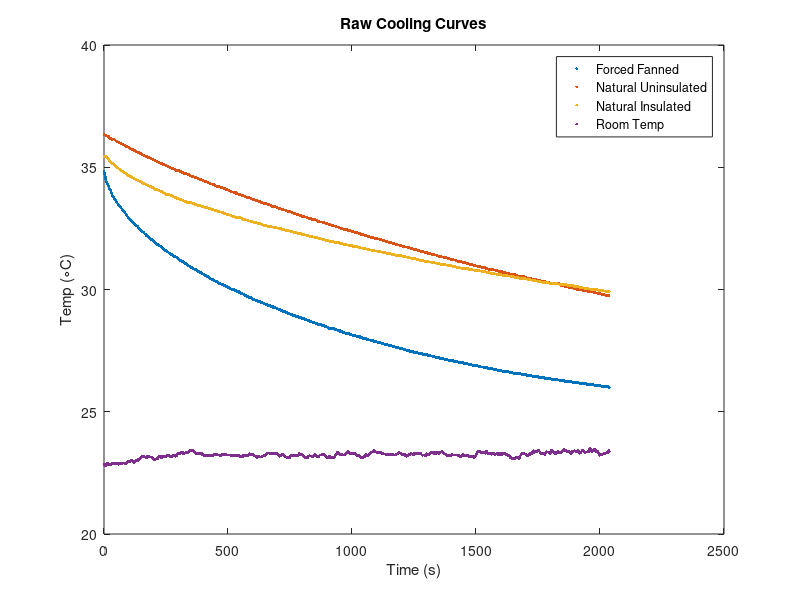
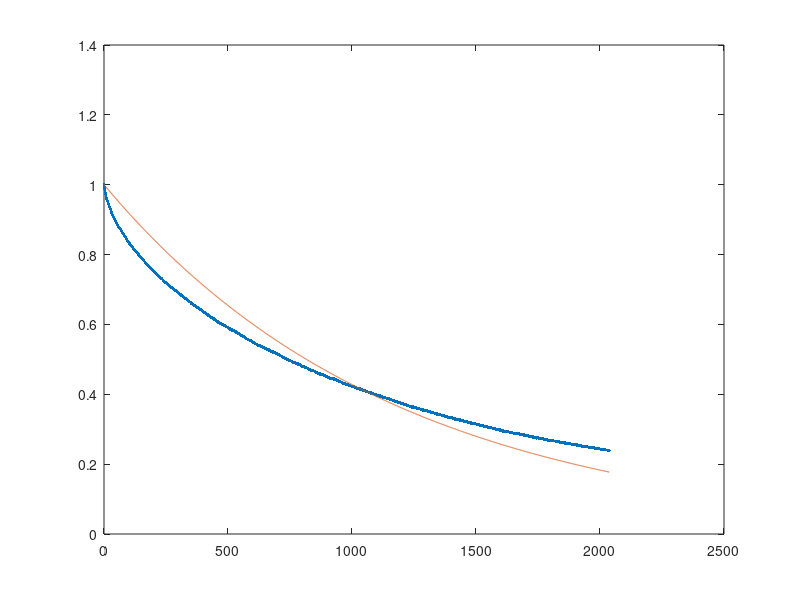
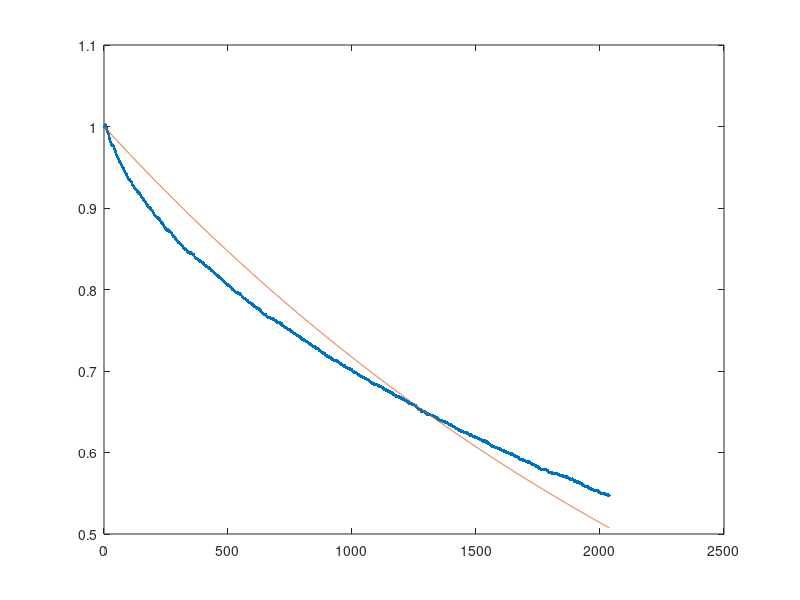
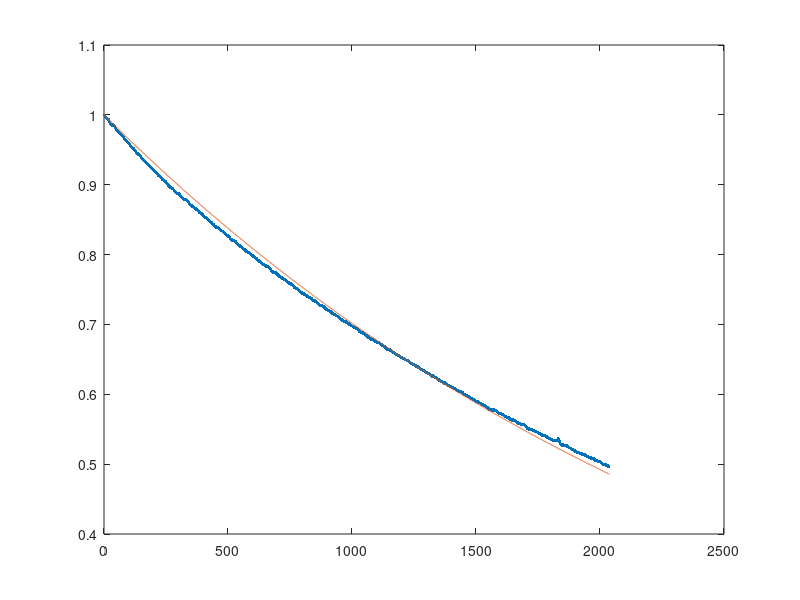

MATLAB code to generate these figures, in order:
function Lab2()

load('Data.mat')

%%% Initial Temps
Ti_FF = 34.85;
Ti_NI = 35.44;
Ti_NU = 36.34;

%%% Room temp
Tinf = 23.23;

%%% Plot of raw temp data
figure('Name','Raw Data')
plot(time,forced_fanned,'.',time,nat_uninsulated,'.',time,nat_insulated,'.',time,room_temp,'.')
xlabel('Time (s)')
ylabel('Temp (\circC)')
title('Raw Cooling Curves')
legend('Forced Fanned','Natural Uninsulated','Natural Insulated','Room Temp')

%%% Theta values for the three cases
theta_FF = (forced_fanned-Tinf)./(Ti_FF-Tinf);
theta_NI = (nat_insulated-Tinf)./(Ti_NI-Tinf);
theta_NU = (nat_uninsulated-Tinf)./(Ti_NU-Tinf);


%%% Forced fan Calcs
h_T_FF = LCM_Fit(Ti_FF,theta_FF,time);
fprintf('h for forced fanned: %.2f\n',h_T_FF)
figure('Name','Forced Fan LCM'); plot(time,theta_FF,'.',time,LCM_Temps(Ti_FF,time,h_T_FF));

%%% Natural Insulated calcs
h_T_NI = LCM_Fit(Ti_NI,theta_NI,time);
fprintf('h for Natural Insulated: %.2f\n',h_T_NI)
figure('Name','Natural Insulated LCM'); plot(time,theta_NI,'.',time,LCM_Temps(Ti_NI,time,h_T_NI));

%%% Natural Un-Insulated calcs
h_T_NU = LCM_Fit(Ti_NU,theta_NU,time);
fprintf('h for Natural Un-Insulated: %.2f\n',h_T_NU)
figure('Name','Natural Un-Insulated LCM'); plot(time,theta_NU,'.',time,LCM_Temps(Ti_NU,time,h_T_NU));



end



function theta = LCM_Temps(Ti,t,h)
Tinf = 23.23; % deg C
rho = 993.05; % kg/m^3
cp = 4178; % J/kg*K
V = 3.656 * 10^-4; % m^3
A = .0198; % m^2

theta = exp((-h.*A.*t)./(rho.*cp.*V));
end

function h_out = LCM_Fit(Ti,theta,time)
mse_T = [];
h = [];
for i = 1:.05:100
    T = LCM_Temps(Ti,time,i);
    mse = immse(theta,T);
    mse_T(end+1) = mse;
    h(end+1) = i;
end
h_out = h(find(mse_T == min(mse_T)));
end
